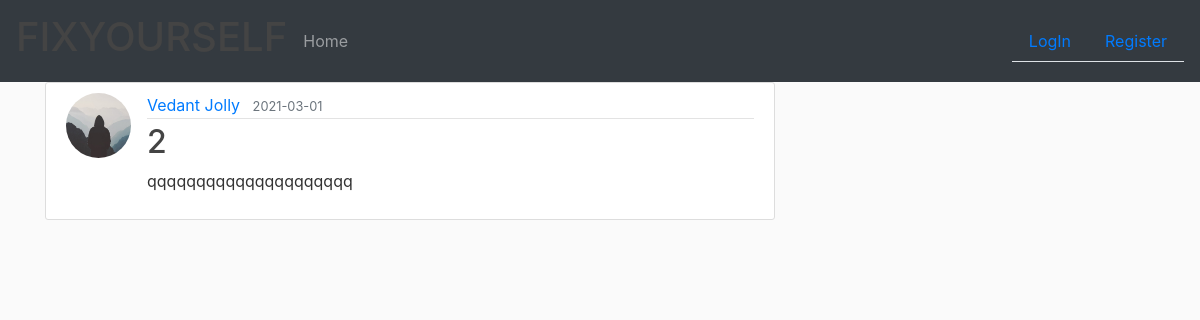
Screenshot of /question/1 with the database file from the repository.
### website/models.py (models this page shows, shortened)
class User(db.Model, UserMixin):
    id = db.Column(db.Integer, primary_key=True)
    name = db.Column(db.String(20), nullable=False)
    email = db.Column(db.String(120), unique=True, nullable=False)
    image_file = db.Column(db.String(20), nullable=False, default='default.jpg')
    password = db.Column(db.String(60), nullable=False)
    posts = db.relationship('Post', backref='author', lazy=True)
    feedbacks = db.relationship('Feedback', backref='customer', lazy=True)
    questions = db.relationship('Question', backref='author', lazy=True)

class Question(db.Model):
    __searchable__ = ['title', 'content']
    id = db.Column(db.Integer, primary_key=True)
    title = db.Column(db.String(256), nullable=False)
    date_posted = db.Column(db.DateTime, nullable=False, default=datetime.utcnow)
    content = db.Column(db.Text, nullable=False)
    user_id = db.Column(db.Integer, db.ForeignKey('user.id'), nullable=False)
    answers = db.relationship('Answer', backref='answer', lazy=True)

### website/routes.py (the view)
@app.route("/question/<int:question_id>")
def question(question_id):
    question = Question.query.get_or_404(question_id)
    return render_template('question.html', title=question.title, post=question, emails=emails)

### website/templates/question.html (shortened to what this page needs)
{% extends 'layout.html' %}
{% block content %}
  <article class="media content-section">
    <img class="rounded-circle article-img" src="{{ url_for('static',filename = 'profile_pics/' + post.author.image_file) }}">
    <div class="media-body">
      <div class="article-metadata">
        <a class="mr-2" href="{{ url_for('user_questions',username=post.author.name) }}">{{ post.author.name }}</a>
        <small class="text-muted">{{ post.date_posted.strftime("%Y-%m-%d") }}</small>
      </div>
      <h2 class="article-title">{{ post.title }}</h2>
      <p class="article-content">{{ post.content }}</p>
    </div>
  </article>
{% endblock content %}

### website/static/main.css (style rules this page uses)
body { background: #fafafa; color: #333333; }
h1, h2, h3, h4, h5, h6 { color: #444444; }
.content-section { background: #ffffff; padding: 10px 20px; border: 1px solid #dddddd; border-radius: 3px; margin-bottom: 20px; }
.article-title { color: #444444; }
.article-content { white-space: pre-line; }
.article-img { height: 65px; width: 65px; margin-right: 16px; }
.article-metadata { padding-bottom: 1px; margin-bottom: 4px; border-bottom: 1px solid #e3e3e3 }

### rows the page displays
User: image_file (placeholder picture), author.name "Vedant Jolly"
Question: date_posted "2021-03-01", title "2", content "qqqqqqqqqqqqqqqqqqqqq"
